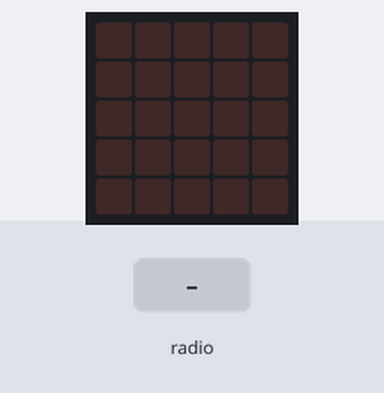
Recording of a program running on a simulated BBC micro:bit (MakeCode). On the bench: the board's 5×5 LED display. The inputs (shaded band) are chosen by the test bench.

Above: at 1.2 s.
1.3 s: radio message "Blink" arrives
At 3.3 s:
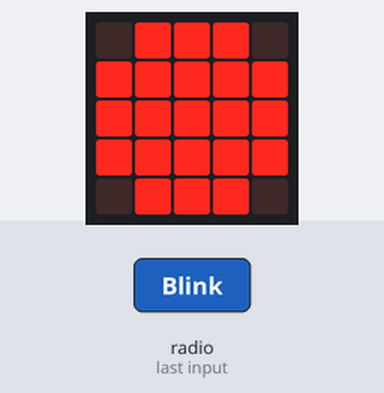
4.3 s: radio message "Sov" arrives
At 6.2 s:
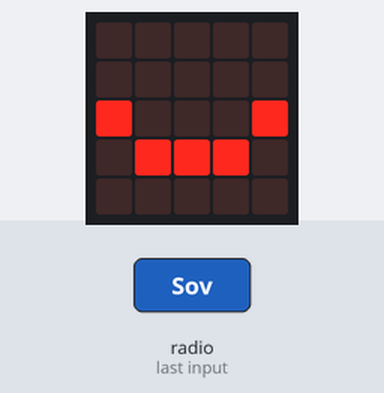
6.6 s: radio message "Ja" arrives
At 7.1 s:
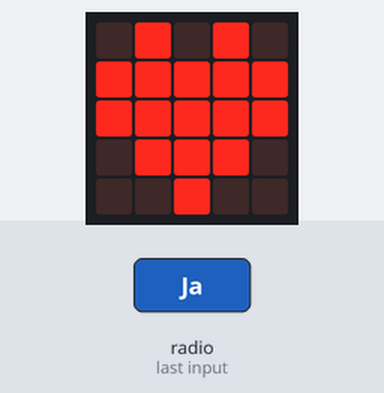
Timing chart, 0 to 9.6 s (numbered marks = the images above; inputs shaded):
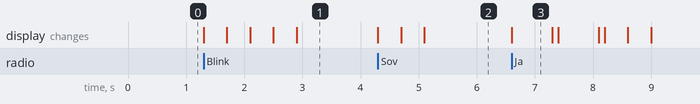

Measured:
- after the input at 1.3 s, the display: changes at once (image 1)
- after the input at 4.3 s, the display: first changes at once (image 2 shows a later state)
- after the input at 6.6 s, the display: changes at once (image 3)
- what the display in image 3 shows lasts 0.7 s, from 6.6 s to 7.3 s

The program:

main.ts
```typescript
function Sov () {
    if (!(Sover)) {
        Sover = true
        basic.showLeds(`
            . . # . .
            . # # # .
            # # # # #
            . # # # .
            . . . . .
            `)
        basic.showLeds(`
            . . . . .
            . . . . .
            # # # # #
            . # # # .
            . . . . .
            `)
    }
    basic.showLeds(`
        . . . . .
        . . . . .
        # . . . #
        . # # # .
        . . . . .
        `)
}
function Blink () {
    if (!(Sover)) {
        basic.showLeds(`
            . # # # .
            # # # # #
            # # # # #
            # # # # #
            . # # # .
            `)
        basic.showLeds(`
            . . . . .
            . # # # .
            # # # # #
            . # # # .
            . . . . .
            `)
        basic.showLeds(`
            . . . . .
            . . . . .
            # # # # #
            . . . . .
            . . . . .
            `)
        basic.showLeds(`
            . . . . .
            . # # # .
            # # # # #
            . # # # .
            . . . . .
            `)
        basic.showLeds(`
            . # # # .
            # # # # #
            # # # # #
            # # # # #
            . # # # .
            `)
        basic.pause(500)
    }
}
function Ja () {
    for (let index = 0; index < 2; index++) {
        basic.showIcon(IconNames.Heart)
        basic.pause(100)
        basic.clearScreen()
        basic.pause(100)
    }
    Vågn()
}
function Vågn () {
    if (Sover) {
        Sover = false
        basic.showLeds(`
            . . . . .
            . . . . .
            # # # # #
            . # # # .
            . . . . .
            `)
        basic.showLeds(`
            . . . . .
            . # # # .
            # # # # #
            . # # # .
            . . . . .
            `)
        basic.showLeds(`
            . # # # .
            # # # # #
            # # # # #
            # # # # #
            . # # # .
            `)
    }
}
radio.onReceivedString(function (receivedString) {
    if (receivedString == "Blink") {
        Blink()
    }
    if (receivedString == "Sov") {
        Sov()
    }
    if (receivedString == "Vågn") {
        Vågn()
    }
    if (receivedString == "Ja") {
        Ja()
    }
})
let Sover = false
radio.setGroup(292)
radio.setTransmitPower(7)
basic.forever(function () {

})
```

test.ts
```typescript
// test ender her, dette bliver ikke kompileret, når denne pakke bruges som en udvidelse.
```
